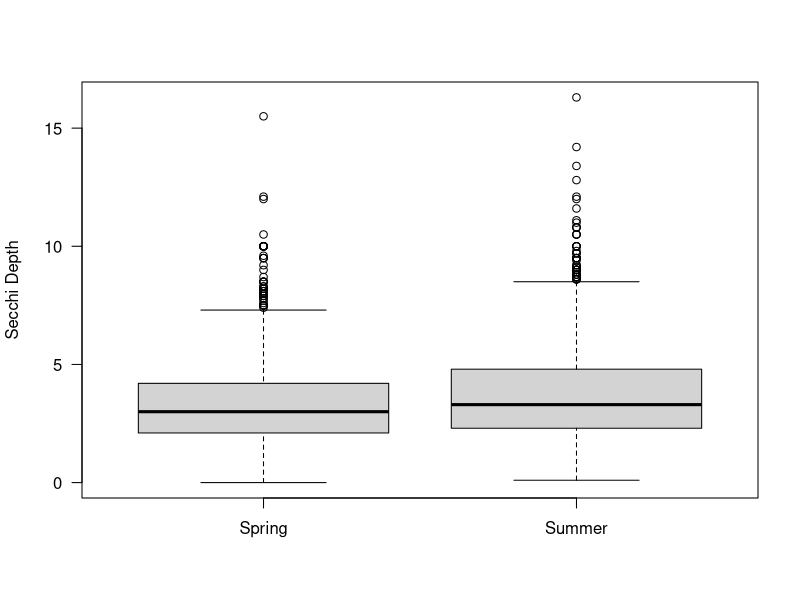
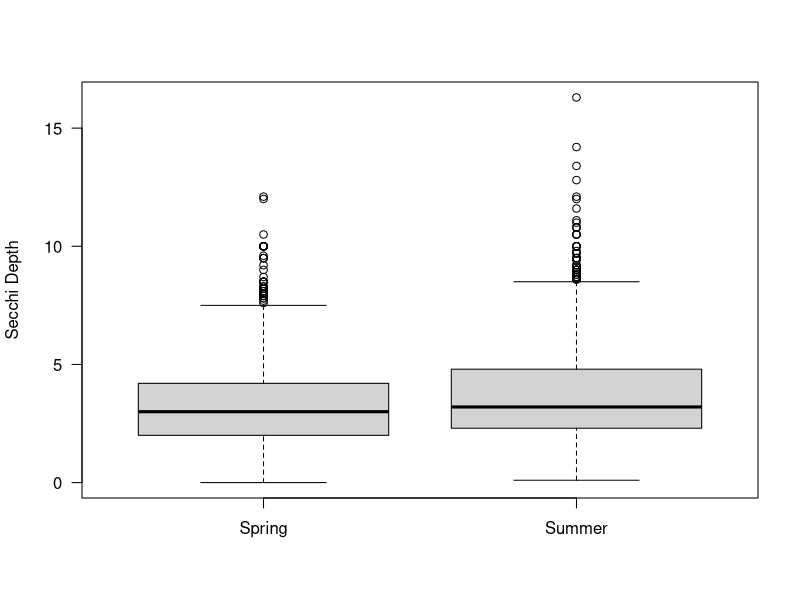

Here is the R script that generated these plots, in order:
## Comparison between spring and summer secchi depths from the same sampling year
# AJR: 2024-03-20

library(tidyverse)
library(here)

# Read data
secDat <- read_csv(here("data","summerSecchis_bsm.csv")) %>% 
  select(WbyLID,`Water Chem Sample Date`, `Water Chem Secchi Depth (Spring)`,`Limno Sample Date`, `Limno Secchi Depth (Summer)`) %>% 
  rename(waterbodyID = WbyLID, 
         waterChem_dateSample = `Water Chem Sample Date`, 
         limno_dateSample = `Limno Sample Date`,
         springSecchi = `Water Chem Secchi Depth (Spring)`, 
         summerSecchi = `Limno Secchi Depth (Summer)`) %>% 
  relocate(limno_dateSample, .after = waterChem_dateSample)

# Remove rows with NAs and where waterChem_dateSample == limno_dateSample
secDat_complete <- secDat %>% 
  filter_all(all_vars(!is.na(.))) %>% 
  filter(waterChem_dateSample != limno_dateSample)

# T-test between spring and summer secchi's
secTest <- t.test(secDat_complete$springSecchi,secDat_complete$summerSecchi)
secTest
dim(secDat_complete)

# Visualize data, boxplot
boxplot(secDat_complete$springSecchi,secDat_complete$summerSecchi, names = c("Spring","Summer"),
        ylab="Secchi Depth", las = 1)

# Summer secchi's are slightly higher (mean spring = 3.37, mean summer = 3.7), so lakes appear clearer during the summer
# We could add a correction factor to ARU Secchi's (add 0.33cm to BsM data to translate spring model data for use
# in summer predictions?)

# It should be noted, these are for ALL BsM lakes, and have not been filtered to the model data

## Only lakes in our contemporary dataset
statDat_wide <- read_csv(here("data","BsM_WideSampleModelData_20240311.csv")) %>% #This dataset is slightly reduced
  filter(log(TKN) >4) #outliers <4                            #to remove all rows that had at 
                                                              #at least one NA. See 'modelData_assembly_20240311.R'
                                                              # script for details (bottom chunk)

#Pull out waterbodyIDs from our study
bsmUnique <- tibble(statDat_wide$waterbodyID) 
colnames(bsmUnique) <- "waterbodyID"

# Reduce data set and re-test
# Remove rows with NAs and where waterChem_dateSample == limno_dateSample
secDat_reduced <- secDat_complete %>% 
  semi_join(bsmUnique)

# T-test between spring and summer secchi's
secTest_red <- t.test(secDat_reduced$springSecchi,secDat_reduced$summerSecchi)
secTest_red
dim(secDat_reduced)

# Visualize data, boxplot
boxplot(secDat_reduced$springSecchi,secDat_reduced$summerSecchi, names = c("Spring","Summer"),
        ylab="Secchi Depth", las = 1)

## Same results; significant test and same mean difference (0.32 compared to 0.33)
# in summer predictions?)